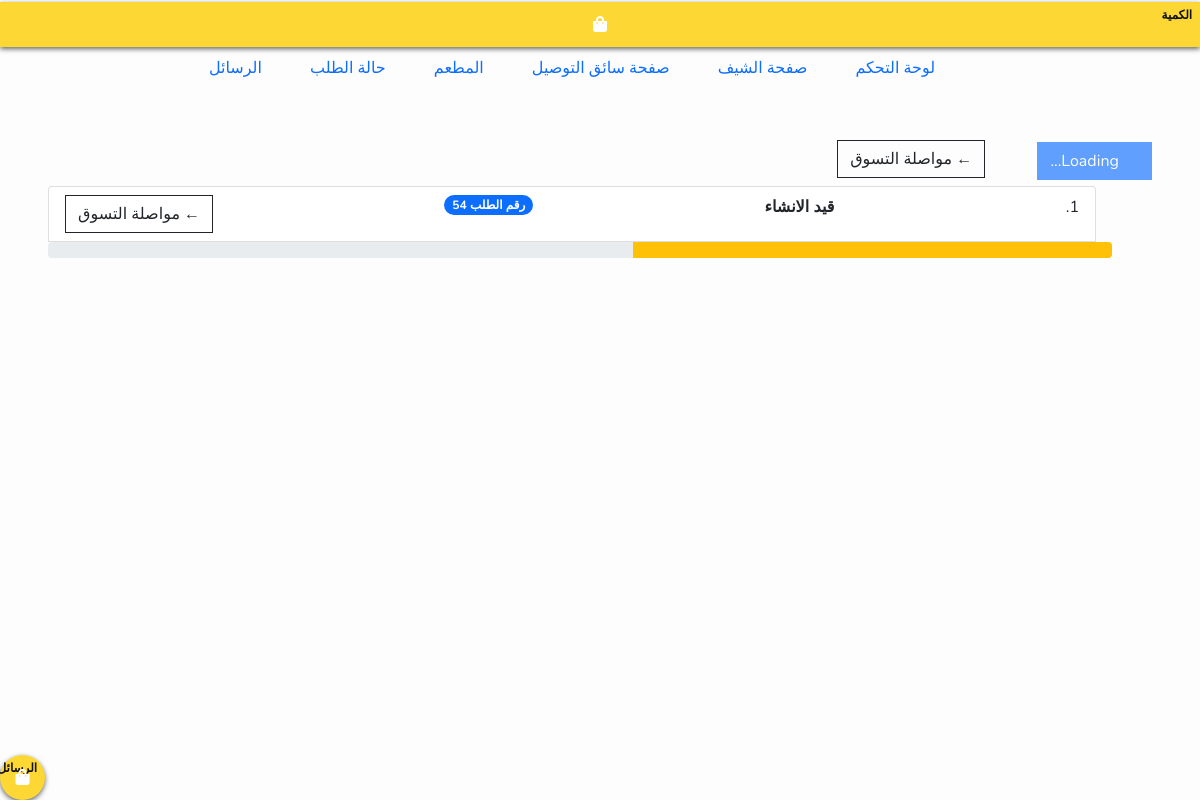
Page /tracking (signed in) on the earlier database version.
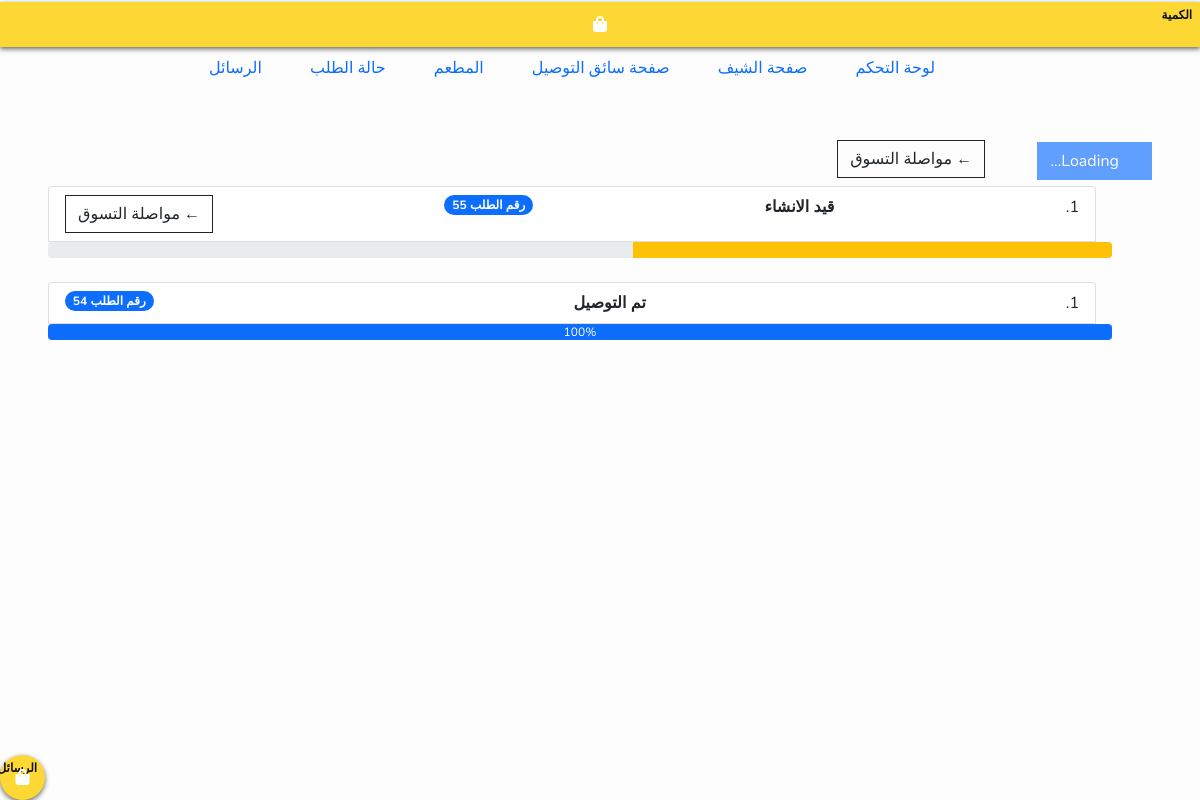
Same page on the later database version.
### app/models.py (models this page shows, shortened)
class Order(models.Model):
    customer = models.ForeignKey(Customer, on_delete=models.SET_NULL, null=True, blank=True)
    date_ordered = models.DateTimeField(auto_now_add=True)
    complete = models.BooleanField(default=False, null=True, blank=True)
    transaction_id = models.CharField(max_length=100, null=True)
    status_order = models.CharField(max_length=2, choices=ORDER_STATUS, default='NO')
    booking_driver = models.BooleanField(default=False, null=True, blank=True)
    driver = models.CharField(max_length=100, blank=True, null=True)

### app/views.py (the view)
# urls.py: path('tracking', views.tracking, name='tracking'),
@login_required()
def tracking(request):
    customer = request.user.customer
    orders = Order.objects.filter(customer=customer).order_by('-id')
    return render(request, 'tracking.html', {'orders':orders})

### app/templates/tracking.html (shortened to what this page needs)
{% extends "base.html" %}
{% block content %}
<div class="m-5">
    <button class="btn btn-primary" type="button" disabled>
        Loading...
    </button>
    <a  class="btn btn-outline-dark m-5 mt-1 mb-2" href="{% url 'listProducts' %}">&#x2190; مواصلة التسوق</a>
    {% for item in orders %}
        {% if item.status_order == 'UR' %}
        <ol class="list-group list-group-numbered">
            <li class="list-group-item d-flex justify-content-between align-items-start">
                <div class="fw-bold">تم استلام طلبك بنجاح</div>
                <span class="badge bg-primary rounded-pill"> رقم الطلب {{item.id}}</span>
            </li>
            <div class="progress">
                <div class="progress-bar" role="progressbar" style="width: 0%;" aria-valuenow="0" aria-valuemin="0" aria-valuemax="100">0%</div>
            </div>
        </ol>
        {% elif item.status_order == 'DE' %}
        <ol class="list-group list-group-numbered">
            <li class="list-group-item d-flex justify-content-between align-items-start">
                <div class="fw-bold">تم التوصيل</div>
                <span class="badge bg-primary rounded-pill"> رقم الطلب {{item.id}}</span>
            </li>
            <div class="progress">
                <div class="progress-bar" role="progressbar" style="width: 100%;" aria-valuenow="100" aria-valuemin="0" aria-valuemax="100">100%</div>
            </div>
        </ol>
        {% elif item.status_order == 'NO' %}
        <br>
        <ol class="list-group list-group-numbered">
            <li class="list-group-item d-flex justify-content-between align-items-start">
                <div class="fw-bold">قيد الانشاء</div>
                <span class="badge bg-primary rounded-pill"> رقم الطلب {{item.id}}</span>
                <a  class="btn btn-outline-dark" href="{% url 'listProducts' %}">&#x2190; مواصلة التسوق </a>
            </li>
            <div class="progress">
             <div class="progress-bar bg-warning" role="progressbar" style="width: 45%" aria-valuenow="45" aria-valuemin="0" aria-valuemax="100"></div>
            </div>
        </ol>
         <br>
        {% endif %}
    {% endfor %}
</div>
{% endblock content %}

Differences in the rows shown:
added Order: id "55"
changed Order id 54: status_order "قيد الانشاء ← مواصلة التسوق" → "تم التوصيل 100%"
